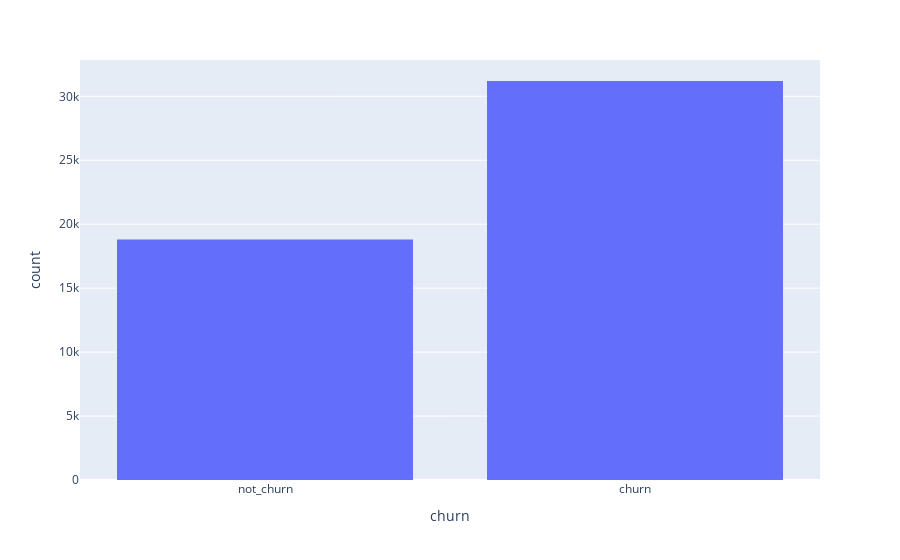

The code cell stored with this chart in its notebook:
### Code cell
fig = px.histogram(df, x='churn')
fig.show()

### Figure 1 — Plotly figure (JSON) as saved in the notebook; plotly's stock layout.template omitted (floating-point values rounded to 4 significant figures; data arrays with more than 128 entries replaced by an {"elided": "..."} marker saying what was removed)
{"data": [{"alignmentgroup": "True", "bingroup": "x", "hovertemplate": "churn=%{x}<br>count=%{y}<extra></extra>", "legendgroup": "", "marker": {"color": "#636efa", "pattern": {"shape": ""}}, "name": "", "offsetgroup": "", "orientation": "v", "showlegend": false, "type": "histogram", "x": {"elided": "50000 str values"}, "xaxis": "x", "yaxis": "y"}], "layout": {"barmode": "relative", "legend": {"tracegroupgap": 0}, "margin": {"t": 60}, "xaxis": {"anchor": "y", "domain": [0, 1], "title": {"text": "churn"}}, "yaxis": {"anchor": "x", "domain": [0, 1], "title": {"text": "count"}}}}
